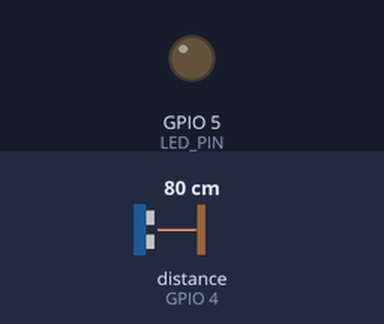
Simulated run of this sketch. Board: ESP32. Parts: output pins drawn as LEDs (lit = HIGH). Wiring (inferred from the names in the program): ultrasonic range finder: trigger GPIO 2; echo GPIO 4. The test bench sets the inputs (shaded band); at power-on: distance to the obstacle (sensor on GPIO 4) 80 cm. The echo pulse lasts 58.3 µs per cm; WiFi joins after 1.5 s; servers stay silent unless stated; uploads are accepted with an empty reply; pins used as bus, display or sensor lines are not drawn; what the sketch prints to the serial monitor is not drawn.

Above: at 5.4 s.
5.5 s: distance to the obstacle (sensor on GPIO 4) set to 2 cm
At 10.1 s:
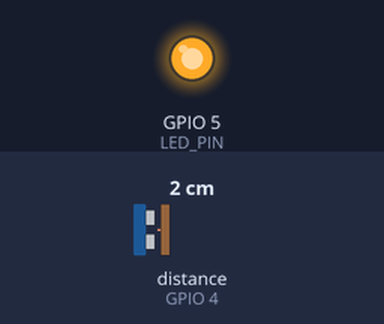
16.5 s: distance to the obstacle (sensor on GPIO 4) set to 4 cm
Timing chart, 0 to 33.1 s (numbered marks = the images above; inputs shaded):
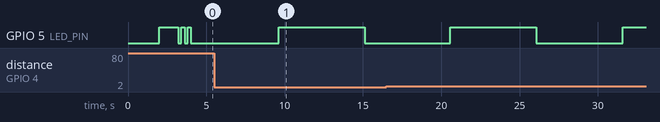

The sketch:

esp32_auto_connect.ino
```cpp
#include <WiFi.h>
#include <HTTPClient.h>
#include <ArduinoJson.h>

// WiFi Configuration
const char* ssid = "SM";
const char* password = "SM-12345";

// mDNS/DNS hostname of the Django server (avoids hardcoding IP)
const char* serverHost = "Jams-MacBook-Pro.local"; // resolves via mDNS/DNS

// Try different server IPs - your ESP32 might be on a different network
const char* serverUrls[] = {
  "http://192.168.43.159:8000/api/sensor-data/",  // Your current IP
  "http://192.168.1.121:8000/api/sensor-data/",  // Backup IP
  "http://192.168.1.100:8000/api/sensor-data/",  // Common router IP
  "http://192.168.0.100:8000/api/sensor-data/"   // Another common IP
};

const char* binId = "BIN001";

// Pin Configuration
const int TRIG_PIN = 2;
const int ECHO_PIN = 4;
const int LED_PIN = 5;

// Bin Parameters
const float BIN_HEIGHT = 120.0;
const float SENSOR_OFFSET = 10.0;
const float MAX_FILL_LEVEL = 100.0;

// Timing
const unsigned long SEND_INTERVAL = 3000; // 3 seconds
unsigned long lastSendTime = 0;

// Data Variables
float currentFillPercentage = 0;
float latitude = 4.0511;
float longitude = 9.7679;

// Network status
bool networkConnected = false;
int currentServerIndex = 0;

void setup() {
  Serial.begin(115200);
  delay(1000);

  Serial.println("\n=== ESP32 Smart Waste Sensor Starting ===");
  Serial.println("📋 Configuration:");
  Serial.print("   Bin ID: ");
  Serial.println(binId);

  // Initialize pins
  pinMode(TRIG_PIN, OUTPUT);
  pinMode(ECHO_PIN, INPUT);
  pinMode(LED_PIN, OUTPUT);

  digitalWrite(TRIG_PIN, LOW);
  digitalWrite(LED_PIN, LOW);

  Serial.println("✓ Pins initialized");

  // Connect WiFi
  connectWiFi();

  Serial.println("✓ Setup complete - System ready!\n");
}

void loop() {
  unsigned long currentTime = millis();

  if (currentTime - lastSendTime >= SEND_INTERVAL) {
    currentFillPercentage = readSensor();
    sendData();
    lastSendTime = currentTime;
  }

  // Status LED heartbeat
  static unsigned long lastBlink = 0;
  if (currentTime - lastBlink >= 1000) {
    digitalWrite(LED_PIN, !digitalRead(LED_PIN));
    lastBlink = currentTime;
  }

  delay(100);
}

void connectWiFi() {
  Serial.print("Connecting to WiFi: ");
  Serial.println(ssid);

  WiFi.begin(ssid, password);

  int attempts = 0;
  while (WiFi.status() != WL_CONNECTED && attempts < 20) {
    delay(1000);
    Serial.print(".");
    attempts++;
    digitalWrite(LED_PIN, !digitalRead(LED_PIN));
  }

  if (WiFi.status() == WL_CONNECTED) {
    Serial.println();
    Serial.println("✓ WiFi connected successfully!");
    Serial.print("  ESP32 IP Address: ");
    Serial.println(WiFi.localIP());
    Serial.print("  Gateway IP: ");
    Serial.println(WiFi.gatewayIP());
    Serial.print("  Signal Strength: ");
    Serial.print(WiFi.RSSI());
    Serial.println(" dBm");

    // Success blink
    for (int i = 0; i < 3; i++) {
      digitalWrite(LED_PIN, HIGH);
      delay(200);
      digitalWrite(LED_PIN, LOW);
      delay(200);
    }
  } else {
    Serial.println();
    Serial.println("✗ WiFi connection failed!");
  }
}

float readSensor() {
  Serial.println("┌────────── SENSOR READING ─────────┐");

  // Clear trigger
  digitalWrite(TRIG_PIN, LOW);
  delayMicroseconds(5);

  // Send trigger pulse
  digitalWrite(TRIG_PIN, HIGH);
  delayMicroseconds(10);
  digitalWrite(TRIG_PIN, LOW);

  // Read echo
  unsigned long duration = pulseIn(ECHO_PIN, HIGH, 30000);

  if (duration == 0) {
    Serial.println("│ Sensor Status:     ✗ TIMEOUT      │");
    Serial.println("│ Distance:          NO READING     │");
    Serial.println("│ Fill Level:        0.0%           │");
    Serial.println("└────────────────────────────────────┘");
    return 0;
  }

  // Calculate distance
  float distance = (duration * 0.034) / 2.0;

  // Validate distance
  if (distance < 2.0 || distance > 400.0) {
    Serial.println("│ Sensor Status:     ✗ INVALID      │");
    Serial.printf("│ Distance:          %.1f cm        │\n", distance);
    Serial.println("│ Fill Level:        0.0%           │");
    Serial.println("└────────────────────────────────────┘");
    return 0;
  }

  // Calculate fill level
  float fillLevel = BIN_HEIGHT - SENSOR_OFFSET - distance;
  if (fillLevel < 0) fillLevel = 0;
  if (fillLevel > MAX_FILL_LEVEL) fillLevel = MAX_FILL_LEVEL;

  // Convert to percentage
  float percentage = (fillLevel / MAX_FILL_LEVEL) * 100;
  if (percentage < 0) percentage = 0;
  if (percentage > 100) percentage = 100;

  Serial.println("│ Sensor Status:     ✓ ACTIVE       │");
  Serial.printf("│ Distance:          %.1f cm        │\n", distance);
  Serial.printf("│ Fill Level:        %.1f%%          │\n", percentage);
  Serial.println("└────────────────────────────────────┘");

  return percentage;
}

void sendData() {
  if (WiFi.status() != WL_CONNECTED) {
    Serial.println("⚠ WiFi disconnected, reconnecting...");
    connectWiFi();
    return;
  }

  // First, try using the hostname URL directly (lets TCP stack/DNS resolve)
  bool success = false;
  String hostUrl = String("http://") + serverHost + ":8000/api/sensor-data/";
  success = trySendData(hostUrl.c_str());

  // Next, try resolving serverHost via DNS/mDNS and use the resolved IP (ignore 0.0.0.0)
  if (!success) {
    IPAddress resolvedIp;
    if (WiFi.hostByName(serverHost, resolvedIp) && resolvedIp != (uint32_t)0) {
      String resolvedUrl = String("http://") + resolvedIp.toString() + ":8000/api/sensor-data/";
      Serial.print("🔎 Resolved ");
      Serial.print(serverHost);
      Serial.print(" → ");
      Serial.println(resolvedIp.toString());
      success = trySendData(resolvedUrl.c_str());
    } else {
      Serial.print("✗ Host resolve failed or returned 0.0.0.0 for: ");
      Serial.println(serverHost);
    }
  }

  // If resolution failed or send failed, try each fallback server URL
  for (int i = 0; i < 4 && !success; i++) {
    success = trySendData(serverUrls[i]);
    if (!success) {
      Serial.println("🔄 Trying next server URL...");
      delay(1000);
    }
  }

  if (!success) {
    Serial.println("❌ All server URLs failed!");
  }
}

bool trySendData(const char* apiUrl) {
  Serial.print("🌐 Trying server: ");
  Serial.println(apiUrl);

  HTTPClient http;

  if (!http.begin(apiUrl)) {
    Serial.println("✗ HTTP client failed to start");
    return false;
  }

  http.addHeader("Content-Type", "application/json");
  http.setTimeout(10000); // 10 second timeout

  // Create JSON payload
  StaticJsonDocument<200> doc;
  doc["sensor_id"] = "ESP32_001";
  doc["bin_id"] = binId;
  doc["fill_level"] = currentFillPercentage;
  doc["latitude"] = latitude;
  doc["longitude"] = longitude;
  doc["organic_percentage"] = 40.0;
  doc["plastic_percentage"] = 35.0;
  doc["metal_percentage"] = 25.0;
  doc["sensor_status"] = "ONLINE";
  doc["battery_level"] = 95.0;
  doc["signal_strength"] = WiFi.RSSI();
  doc["temperature"] = 25.0;
  doc["humidity"] = 60.0;

  String jsonString;
  serializeJson(doc, jsonString);

  Serial.print("📡 Sending REAL data: ");
  Serial.println(jsonString);

  // Send POST request
  int httpCode = http.POST(jsonString);

  if (httpCode > 0) {
    String response = http.getString();
    Serial.printf("📨 Server response: %d ", httpCode);

    if (httpCode == 201) {
      Serial.println("- SUCCESS!");

      // Success blink
      for (int i = 0; i < 2; i++) {
        digitalWrite(LED_PIN, HIGH);
        delay(100);
        digitalWrite(LED_PIN, LOW);
        delay(100);
      }

      http.end();
      return true;
    } else {
      Serial.printf("- Error: %s\n", response.c_str());
    }
  } else {
    Serial.printf("✗ Connection failed: %s\n", http.errorToString(httpCode).c_str());
  }

  http.end();
  return false;
}
```
